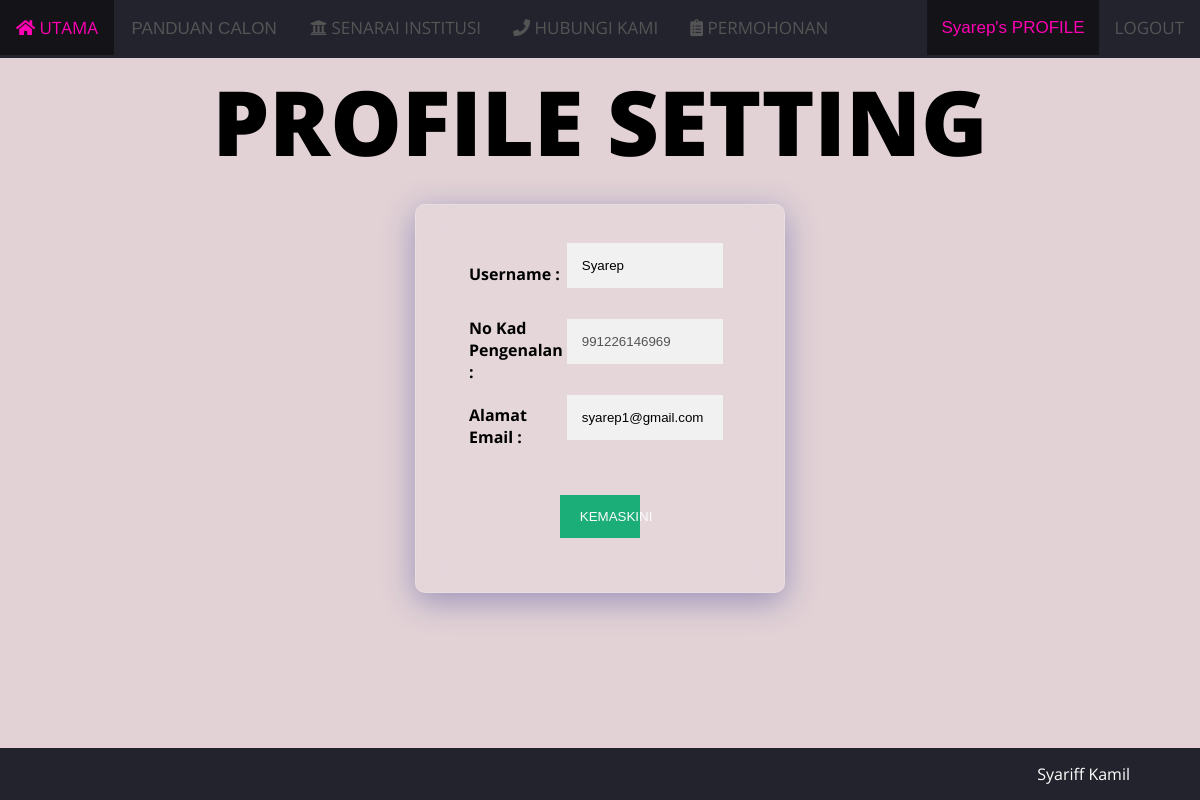
/userPage/profile.php (signed in), run on the app's committed database.
### tables this page shows
CREATE TABLE `user` (
  `user_id` int(100) NOT NULL,
  `username` varchar(25) NOT NULL,
  `ic_num` varchar(12) NOT NULL,
  `gender` varchar(10) NOT NULL,
  `email` varchar(50) NOT NULL,
  `password` varchar(50) NOT NULL
);

### userPage/profile.php (the view, shortened to what this page needs)
<?php
  include "db_connect.php";
  $id = $_SESSION['user_id'];
  $sql = "SELECT * FROM user WHERE user_id='$id'";
  $result = mysqli_query($connect,$sql);
  $row = mysqli_fetch_assoc($result);
?>
<head>
    <link rel="stylesheet" href="../css/user.css" />
    <link rel="stylesheet" href="../css/bootstrap-grid.css" />
    <link rel="stylesheet" href="https://use.fontawesome.com/releases/v5.15.2/css/all.css">
</head>
<body>
<ul class="ulNav">
    <li class="liNav"><a href="index.php"><i class="fas fa-home"></i> UTAMA</a></li>
    <div class="dropdown" style="float:left">
        <button class="dropbtn" style="height: 58px; width:180px"> PANDUAN CALON</button>
    </div>
    <li class="liNav"><a href="university.php"><i class="fas fa-university"></i> SENARAI INSTITUSI</a></li>
    <li class="liNav"><a href="contact.php"><i class="fas fa-phone"></i> HUBUNGI KAMI</a></li>
    <?php
    if(isset($_SESSION['username'])):?>
        <li class="liNav"><a href="application.php"><i class="fas fa-clipboard-list"></i> PERMOHONAN</a></li>
        <li class="liNav" style="float:right"><a href="logout.php"> LOGOUT</a></li>
        <div class="dropdown" style="float:right">
            <button class="dropbtn" style="height: 55px;background-color: rgb(20, 20, 24); color: rgb(255, 0, 179);"><?php echo $_SESSION['username'] ."'s PROFILE";?></button>
        </div>
    <?php
    else:?>
    <li style="float:right"><button class="slideButton" id="login" style="padding : 10px">LOG IN</button></li>
    <li style="float:right"><button class="slideButton" id="register" style="padding : 10px">REGISTER</button></li>
    <?php
    endif;
    ?>
</ul>
    <div class="container-fluid">
        <div class="row">
            <div class="col-sm-12">
                <div style="margin : 2px; text-align: center;">
                    <h1 class="bigText">PROFILE SETTING</h1>
                </div>
            </div>
        </div>
        <div class="row">
            <div class="col-sm-12" style="padding : 30px 400px;">
                <div class="glass" style="padding : 30px 50px;">
                    <form name="profile" method="POST" action="<?php echo htmlspecialchars($_SERVER['PHP_SELF']); ?>">
                        <table>
                            <tr>
                                <td>
                                    <label for="username"><b>Username :</b></label>
                                </td>
                                <td style="width: 70%;">
                                    <input type="text" id="username" value="<?php echo $row['username'] ?>" name="username" required ><br>
                                </td>
                            </tr>
                            <tr>
                                <td>
                                    <label for="ic_num"><b>No Kad Pengenalan :</b></label> &nbsp; &nbsp;
                                </td>
                                <td>
                                    <input type="text" id="ic_num" value="<?php echo $row['ic_num'] ?>" name="ic_num" oninput="inputNumber(this.id);" maxlength="12" disabled/><br>
                                </td>
                            </tr>
                            <tr>
                                <td>
                                    <label for="email"><b>Alamat Email :</b></label> &nbsp; &nbsp;
                                </td>
                                <td>
                                    <input type="email" id="email" value="<?php echo $row['email'] ?>" name="email" required ><br>
                                </td>
                            </tr>
                        </table>
                        <br>
                        <div style="width: 30%; margin-left: auto; margin-right: auto;;">
                            <button type="submit" name="update" class="buttonForm">KEMASKINI</button><br>
                        </div>
                    </form>
                </div>
            </div>
        </div>
    </div><br><br><br><br>
    <div id="footer">Syariff Kamil</div>
</body>

### css/user.css (style rules this page uses)
body { color: rgb(0, 0, 0); background-color: rgb(226, 210, 214); margin: 0; padding: 0; overflow-y: scroll; }
.bigText { font-size: 90px; font-weight: 900; margin-bottom: -25px; }
.glass { background: rgba( 255, 255, 255, 0.10 ); box-shadow: 0 8px 32px 0 rgba( 31, 38, 135, 0.37 ); backdrop-filter: blur( 15.0px ); -webkit-backdrop-filter: blur( 15.0px ); border-radius: 10px; border: 1px solid rgba( 255, 255, 255, 0.18 ); margin : 15px; }
.ulNav { list-style-type: none; margin: 0; padding: 0; overflow: hidden; background-color: rgb(35, 35, 46); position: fixed; width: 100%; z-index: 1; }
.liNav { float: left; }
li a { display: block; color: rgb(84, 84, 85); text-align: center; padding: 16px 16px; text-decoration: none; font-size: 17px; }
.dropbtn { background-color: rgb(35, 35, 46); color: rgb(84, 84, 85); padding: 14px; font-size: 17px; border: none; }
.dropdown { position: relative; display: inline-block; }
input[type=text], input[type=password], input[type=email], textarea { width: 95%; padding: 15px; margin: 5px 0 22px 0; display: inline-block; border: none; background: #f1f1f1; }
.buttonForm { background-color: #04AA6D; color: white; padding: 14px 20px; margin: 8px 0; border: none; cursor: pointer; width: 100%; opacity: 0.9; }
#footer { background-color: rgb(35, 35, 46); color: rgb(255, 255, 255); text-align: right; padding: 15px 70px; left: 0; bottom: 0; position: fixed; width: 100%; }

### data on the page
user: username "Syarep", ic_num "991226146969", email "syarep1@gmail.com"

### other printed values
$_SESSION['username'] "Syarep"
